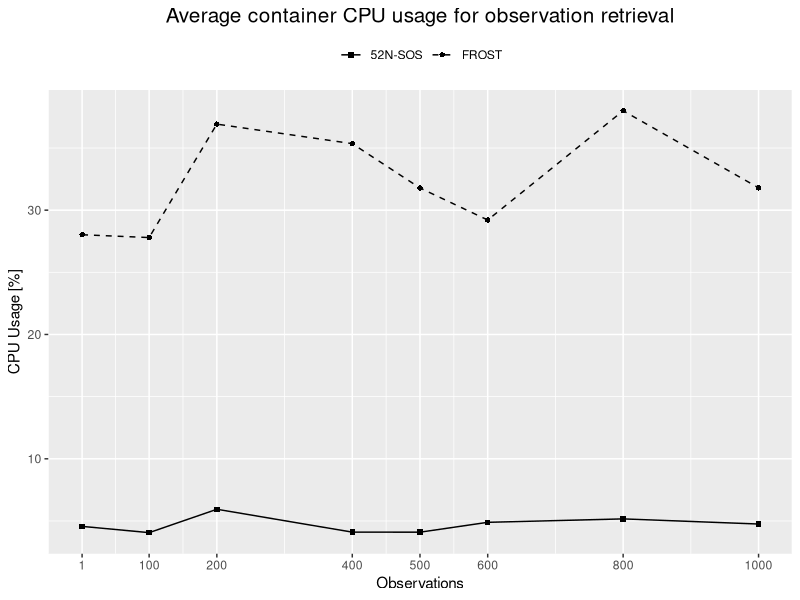
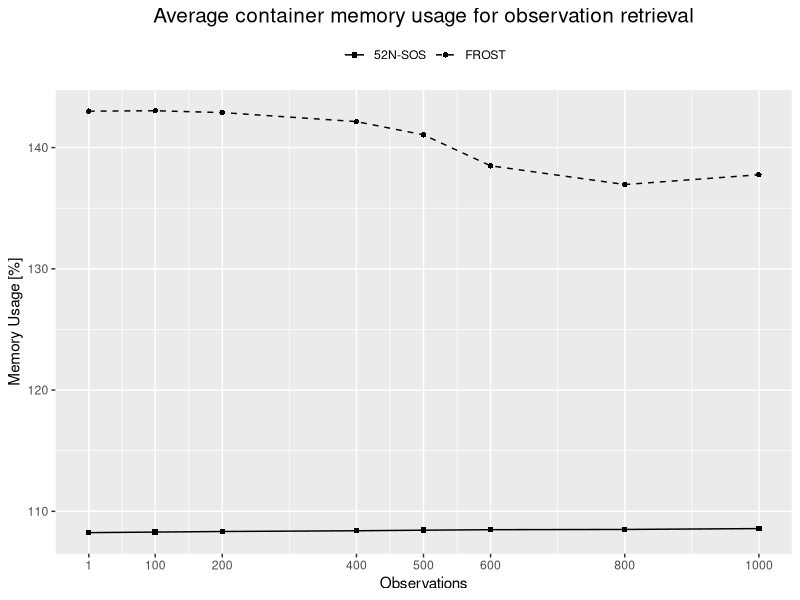
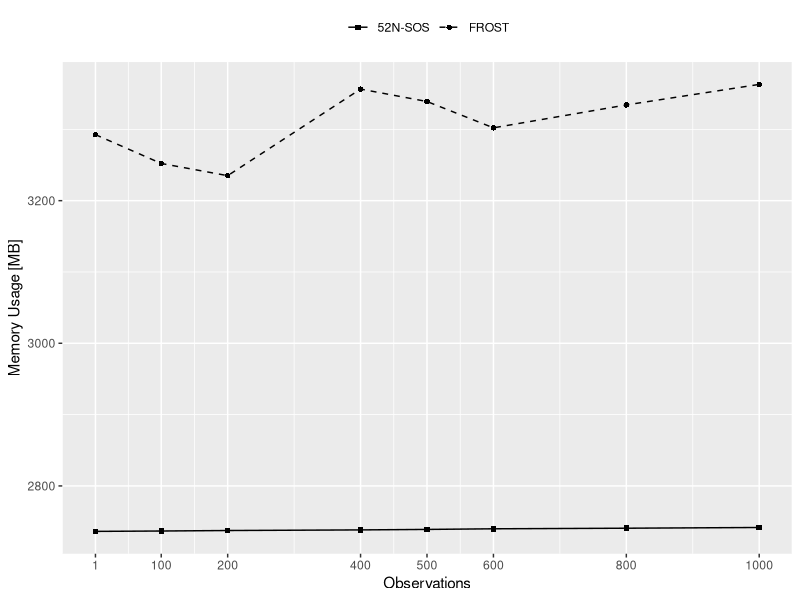
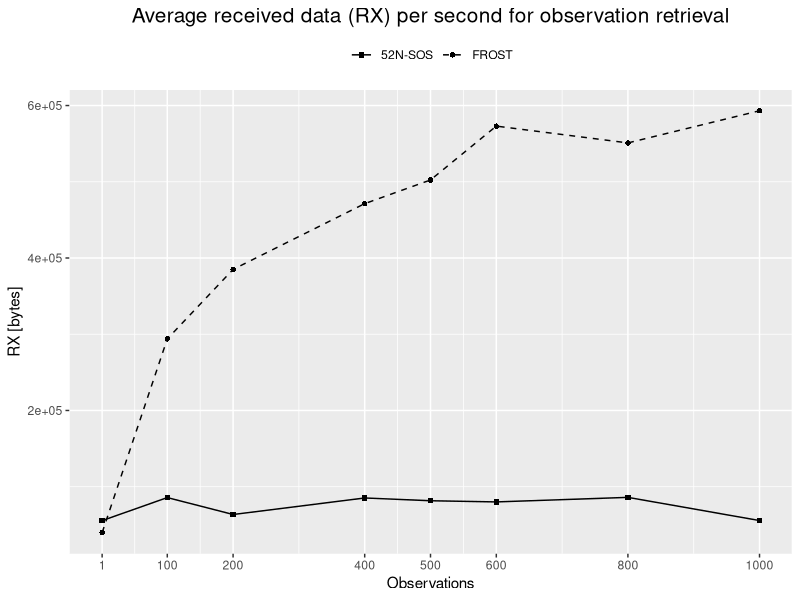
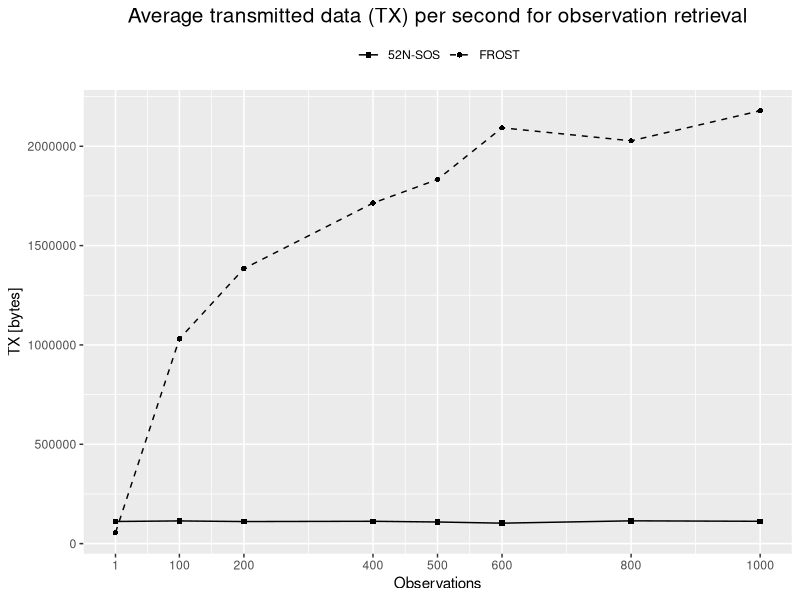

Source code (R) for these figures, in order:
library(ggplot2)

# General Data
observations = c(1,100,200,400,500,600,800,1000)
breakPointsExtre = c(1,100,200,300,400,500,600,700,800,900,1000)
webServices = c(rep("52N-SOS",8), rep("FROST",8))

# CPU Data
cpu_sos = c(4.56362,4.061076,5.941103,4.101744,4.098917,4.891219,5.167199,4.754338)
cpu_frost = c(28.02417,27.79759,36.92144,35.35104,31.78415,29.20752,37.9966,31.7985)

memory_sos = c(1.082397,1.082858,1.08334,1.083943,1.084413,1.084832,1.085033,1.085737) * 100
memory_frost = c(1.430068,1.430388,1.428887,1.421462,1.410519,1.384987,1.369538,1.377593143) * 100

memoryMB_sos = c(2736.235,2736.761,2737.451,2738.314,2738.987,2739.869,2740.689,2741.699)
memoryMB_frost = c(3292.553,3252.152,3235.036,3356.46,3339.015,3302.107,3334.228,3363.013)

rx_sos = c(55563.44,85758.64,63562.53,85239.97,81603.42,80062.66,86035.41,55624.07)
rx_frost = c(39765.89,293878.8,385053.8,471310.5,502368.8,573014.3,550962.8,593142)

tx_sos = c(111459,114252.5,111098.9,112425.8,108886.4,102989.1,114709.6,112435.5)
tx_frost = c(55297.28,1030404,1384252,1714001,1832846,2092936,2027332,2178644)

cpu = c(cpu_sos,cpu_frost)
memory = c(memory_sos,memory_frost)
memoryMB = c(memoryMB_sos,memoryMB_frost)
rx = c(rx_sos,rx_frost)
tx = c(tx_sos,tx_frost)

  
cpuDF = data.frame(ws=webServices,obs=rep(observations,2),cpu)
memoryMBDF = data.frame(ws=webServices,obs=rep(observations,2),memoryMB)
memoryDF = data.frame(ws=webServices,obs=rep(observations,2),memory)
rxDF = data.frame(ws=webServices,obs=rep(observations,2),rx)
txDF = data.frame(ws=webServices,obs=rep(observations,2),tx)
networkDF = data.frame(ws=webServices,obs=rep(observations,2),rx, tx)



ggsave(filename = "D:/Bulk/Uni/UJI_2.0/MasterThesis/images/plots/cpu.png", 
       ggplot(data=cpuDF,aes(x=obs, y=cpu)) + 
         ggtitle("Average container CPU usage for observation retrieval") +
         geom_line(aes(linetype=ws)) + 
         geom_point(aes(shape=ws)) + 
         scale_x_continuous(breaks = observations) + 
         scale_linetype_manual("Web Services", values = c(1:4)) +
         scale_shape_manual("Web Services", values = c(15:18)) +
         labs(x='Observations', y='CPU Usage [%]') + 
         guides(guide_legend()) + 
         theme(plot.title = element_text(size = 15,hjust = 0.5),
               legend.key = element_blank(), 
               legend.position = "top", 
               legend.title = element_blank(),
               legend.box.just = "left"), 
       width = 8, height = 5, dpi = 300, units = "in", device='png')

ggsave(filename = "D:/Bulk/Uni/UJI_2.0/MasterThesis/images/plots/memory.png", 
       ggplot(data=memoryDF,aes(x=obs, y=memory)) + 
         ggtitle("Average container memory usage for observation retrieval") +
         geom_line(aes(linetype=ws)) + 
         geom_point(aes(shape=ws)) + 
         scale_x_continuous(breaks = observations) + 
         scale_linetype_manual("Web Services", values = c(1:4)) +
         scale_shape_manual("Web Services", values = c(15:18)) +
         labs(x='Observations', y='Memory Usage [%]') + 
         guides(guide_legend()) + 
         theme(plot.title = element_text(size = 15,hjust = 0.5),
               legend.key = element_blank(), 
               legend.position = "top", 
               legend.title = element_blank(),
               legend.box.just = "left"), 
       width = 8, height = 5, dpi = 300, units = "in", device='png')

ggsave(filename = "D:/Bulk/Uni/UJI_2.0/MasterThesis/images/plots/memoryMB.png", 
       ggplot(data=memoryMBDF,aes(x=obs, y=memoryMB)) + 
         # ggtitle("Average container memory usage for observation retrieval") +
         geom_line(aes(linetype=ws)) + 
         geom_point(aes(shape=ws)) + 
         scale_x_continuous(breaks = observations) + 
         scale_linetype_manual("Web Services", values = c(1:4)) +
         scale_shape_manual("Web Services", values = c(15:18)) +
         labs(x='Observations', y='Memory Usage [MB]') + 
         guides(guide_legend()) + 
         theme(plot.title = element_text(size = 15,hjust = 0.5),
               legend.key = element_blank(), 
               legend.position = "top", 
               legend.title = element_blank(),
               legend.box.just = "left"), 
       width = 8, height = 5, dpi = 300, units = "in", device='png')

ggsave(filename = "D:/Bulk/Uni/UJI_2.0/MasterThesis/images/plots/rx.png", 
       ggplot(data=networkDF,aes(x=obs, y=rx)) + 
         ggtitle("Average received data (RX) per second for observation retrieval") +
         geom_line(aes(linetype=ws)) + 
         geom_point(aes(shape=ws)) + 
         scale_x_continuous(breaks = observations) + 
         scale_linetype_manual("Web Services", values = c(1:4)) +
         scale_shape_manual("Web Services", values = c(15:18)) +
         labs(x='Observations', y='RX [bytes]') + 
         guides(guide_legend()) + 
         theme(plot.title = element_text(size = 15,hjust = 0.5),
               legend.key = element_blank(), 
               legend.position = "top", 
               legend.title = element_blank(),
               legend.box.just = "left"), 
       width = 8, height = 5, dpi = 300, units = "in", device='png')

ggsave(filename = "D:/Bulk/Uni/UJI_2.0/MasterThesis/images/plots/tx.png", 
       ggplot(data=networkDF,aes(x=obs, y=tx)) + 
         ggtitle("Average transmitted data (TX) per second for observation retrieval") +
         geom_line(aes(linetype=ws)) + 
         geom_point(aes(shape=ws)) + 
         scale_x_continuous(breaks = observations) + 
         scale_linetype_manual("Web Services", values = c(1:4)) +
         scale_shape_manual("Web Services", values = c(15:18)) +
         labs(x='Observations', y='TX [bytes]') + 
         guides(guide_legend()) + 
         theme(plot.title = element_text(size = 15,hjust = 0.5),
               legend.key = element_blank(), 
               legend.position = "top", 
               legend.title = element_blank(),
               legend.box.just = "left"), 
       width = 8, height = 5, dpi = 300, units = "in", device='png')

# ggsave(filename = "D:/Bulk/Uni/UJI_2.0/MasterThesis/images/plots/rx.png", 
#        ggplot(data=networkDF,aes(x=obs, y=rx)) + 
#          ggtitle("Average received data (RX) and transmitted data (TX) per second for observation retrieval") +
#          geom_line(aes(linetype=ws)) + 
#          geom_point(aes(shape=ws)) + 
#          scale_x_continuous(breaks = observations) + 
#          scale_linetype_manual("Web Services", values = c(1:4)) +
#          scale_shape_manual("Web Services", values = c(15:18)) +
#          labs(x='Observations', y='RX/TX [bytes]') + 
#          guides(guide_legend()) + 
#          theme(plot.title = element_text(size = 15,hjust = 0.5),
#                legend.key = element_blank(), 
#                legend.position = "top", 
#                legend.title = element_blank(),
#                legend.box.just = "left"), 
#        width = 8, height = 5, dpi = 300, units = "in", device='png')
